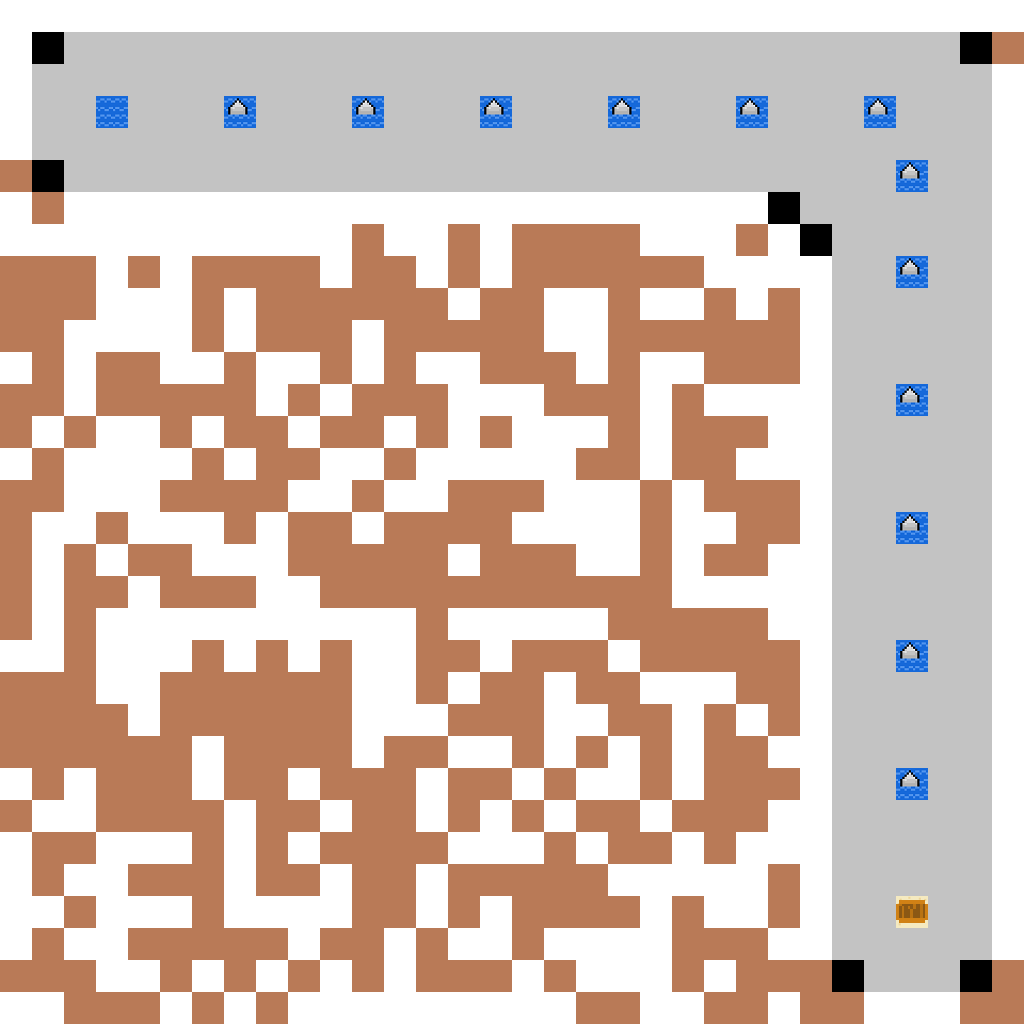

A level layout from a 2D game, rendered from its tile map. Below: a short description, then the map file with its tile-grid data intact:
An orthogonal 32x32 tile map with 32x32 px tiles, 1 tile layer (layer).

<map version="1.0" orientation="orthogonal" renderorder="right-down" width="32" height="32" tilewidth="32" tileheight="32" nextobjectid="1">
 <tileset firstgid="1" name="tiles" tilewidth="32" tileheight="32" tilecount="32">
  <image source="../assets/tiles.png" width="1024" height="32" />
 </tileset>
 <layer name="layer" width="32" height="32">
  <data encoding="csv">
15,15,13,13,13,13,13,13,13,13,13,13,13,13,13,13,13,13,13,13,13,13,13,13,13,13,13,13,13,13,16,16,
16,18,2,2,2,2,2,2,2,2,2,2,2,2,2,2,2,2,2,2,2,2,2,2,2,2,2,2,2,2,19,1,
12,2,2,2,2,2,2,2,2,2,2,2,2,2,2,2,2,2,2,2,2,2,2,2,2,2,2,2,2,2,2,14,
12,2,2,3,2,2,2,5,2,2,2,5,2,2,2,5,2,2,2,5,2,2,2,5,2,2,2,5,2,2,2,14,
12,2,2,2,2,2,2,2,2,2,2,2,2,2,2,2,2,2,2,2,2,2,2,2,2,2,2,2,2,2,2,14,
1,17,2,2,2,2,2,2,2,2,2,2,2,2,2,2,2,2,2,2,2,2,2,2,2,2,2,2,5,2,2,14,
15,1,11,11,11,11,11,11,11,11,11,11,11,11,11,11,11,11,11,11,11,11,11,11,17,2,2,2,2,2,2,14,
16,15,15,16,15,16,15,15,16,15,16,1,15,15,1,15,1,1,1,1,15,15,15,1,15,17,2,2,2,2,2,14,
1,1,1,15,1,15,1,1,1,1,16,1,1,15,1,15,1,1,1,1,1,1,15,15,15,12,2,2,5,2,2,14,
1,1,1,15,16,15,1,16,1,1,1,1,1,1,15,1,1,15,15,1,15,15,1,15,1,12,2,2,2,2,2,14,
1,1,16,16,15,16,1,16,1,1,1,15,1,1,1,1,1,15,15,1,1,1,1,1,1,12,2,2,2,2,2,14,
15,1,16,1,1,15,16,1,16,16,1,16,1,16,15,1,1,1,15,1,15,15,1,1,1,12,2,2,2,2,2,14,
1,1,15,1,1,1,1,1,15,1,16,1,1,1,16,16,16,1,1,1,15,1,15,15,15,12,2,2,5,2,2,14,
1,15,1,15,16,1,15,1,1,16,1,1,16,1,16,1,16,15,16,1,15,1,1,1,15,12,2,2,2,2,2,14,
15,1,16,16,16,15,1,16,1,1,15,15,1,15,15,15,15,15,1,1,15,1,1,15,15,12,2,2,2,2,2,14,
1,1,16,16,16,1,1,1,1,15,15,1,15,15,1,1,1,16,15,15,1,15,1,1,1,12,2,2,2,2,2,14,
1,16,16,1,15,15,16,1,16,1,1,15,1,1,1,1,16,15,16,16,1,15,15,1,1,12,2,2,5,2,2,14,
1,15,1,16,1,1,16,15,16,1,1,1,1,1,15,1,1,1,16,16,1,15,1,1,15,12,2,2,2,2,2,14,
1,15,1,1,16,1,1,1,16,16,1,1,1,1,1,1,1,1,1,1,1,15,15,15,15,12,2,2,2,2,2,14,
1,15,1,16,16,15,15,16,15,16,16,15,15,1,15,16,16,16,15,1,1,1,1,1,15,12,2,2,2,2,2,14,
16,16,1,15,15,15,1,15,1,15,1,16,16,1,1,15,1,1,1,15,1,1,1,1,1,12,2,2,5,2,2,14,
1,1,1,15,15,1,1,1,1,1,1,15,15,1,15,1,1,16,1,1,15,15,15,1,1,12,2,2,2,2,2,14,
1,1,1,1,16,1,1,1,1,1,1,16,15,16,1,1,1,16,16,1,1,15,1,15,1,12,2,2,2,2,2,14,
1,1,1,1,1,1,15,1,1,1,1,15,1,1,15,16,1,16,1,15,1,15,1,1,15,12,2,2,2,2,2,14,
15,1,15,1,1,1,15,1,1,15,1,1,1,15,1,1,15,1,15,15,1,15,1,1,1,12,2,2,5,2,2,14,
1,15,15,1,1,1,1,16,1,1,16,1,1,15,1,15,1,15,1,1,15,1,1,1,15,12,2,2,2,2,2,14,
15,1,1,15,15,15,1,15,1,16,1,1,1,1,15,15,15,1,15,1,1,15,1,15,15,12,2,2,2,2,2,14,
15,1,15,15,1,1,1,16,1,1,16,1,1,15,1,1,1,1,1,15,15,15,15,15,1,12,2,2,2,2,2,14,
15,15,1,15,15,15,1,16,16,15,16,1,1,15,1,15,1,1,1,1,15,1,15,15,1,12,2,2,4,2,2,14,
15,1,15,15,1,1,1,1,1,15,1,1,15,1,15,15,1,15,15,15,15,1,1,1,15,12,2,2,2,2,2,14,
1,1,1,15,15,1,15,1,15,1,15,1,15,1,1,1,15,1,15,15,15,1,15,1,1,1,17,2,2,2,20,1,
15,15,1,1,1,15,1,15,1,15,15,15,15,15,15,15,15,15,1,1,15,15,1,1,15,1,1,11,11,11,1,1
</data>
 </layer>
</map>